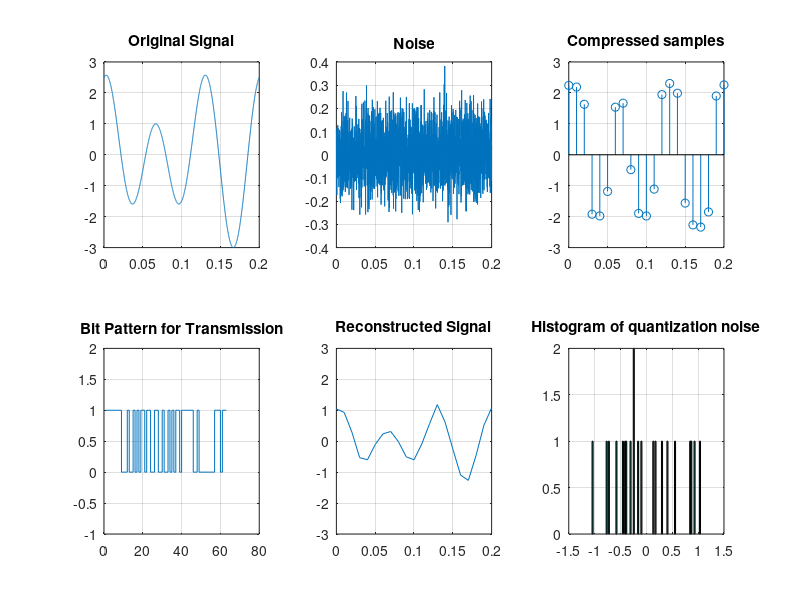

MATLAB code for this plot:
clear all
close all
clc

f1 = 10;
f2 = 15;
fs = 100;
deviation = 0.1;

x = @(t)(sin(2*pi*f1*t+pi/6) + 2*cos(2*pi*f2*t));
xn = @(t)(deviation*randn(size(t)));

%Original Signal
t1 = 0:0.0001:2*(1/10);
x1 = x(t1);
x_noise = xn(t1);


t2 = 0:(1/fs):2*(1/10);%Sampled Frequency
x2 = x(t2);
noise = xn(t2);%Sampled Noise
noisy_signal = x2+noise;%Sampled Noisy Signal


%U-law compressor
normalized_signal = noisy_signal/max(abs(noisy_signal));
compressed_signal = compand(normalized_signal,255,max(abs(noisy_signal)),'mu/compressor');


%Quantization
    bit = 3;
    levels = 2^bit;
    quantized_layers = linspace(min(compressed_signal),max(compressed_signal),levels);
    delta = abs(quantized_layers(1) - quantized_layers(2));
    xq = zeros(1,length(compressed_signal));
    xbin = zeros(1,length(compressed_signal));

    for i = 1:length(x2)
        for j = 1:length(quantized_layers)
            if((compressed_signal(i) >= quantized_layers(j)) && (compressed_signal(i) < (quantized_layers(j)+delta/2)))
                xq(i) = quantized_layers(j);
                xbin(i) =j-1;
            elseif((compressed_signal(i) >= (quantized_layers(j)+delta/2)) && (compressed_signal(i) <= quantized_layers(j+1)))
                xq(i) = quantized_layers(j+1);
                xbin(i) = j;
            end
        end
    end
    
    subplot(2,3,1);
    plot(t1,x1);%Original_Signal_Plot
    grid on;
    title('Original Signal');
    subplot(2,3,2);
    plot(t1,x_noise);
    grid on;
    title('Noise');
    subplot(2,3,3);
    stem(t2,compressed_signal);%Quantized Signal Plot
    grid on;
    title('Compressed samples');
    hold off;
   
    %Generating Bit Pattern
    xbin_final=dec2bin(xbin);
    xbin_final
    pattern = num2str(xbin_final(1,:));
    for i = 2:length(xbin_final)
        string = num2str(xbin_final(i,:));
        pattern = strcat(pattern,string);
    end
    pattern
    
    
    %Generating Transmitted signal plot
    voltage = [];
    for j = 1:length(pattern)
        if(pattern(j) == '0')
            voltage = [voltage 0];
        else
            voltage = [voltage 1];
        end
    end
    subplot(2,3,4);
    stairs(voltage);
    title('Bit Pattern for Transmission');
    axis([0 80 -1 2]);
    grid on
    
    
    %Reconstructed Signal
    expand_u = compand(compressed_signal,255,max(noisy_signal),'mu/expander');
    subplot(2,3,5);
    plot(t2,expand_u);
    title('Reconstructed Signal');
    axis([0 0.2 -3 3]);
    grid on;
    
    
    
    %Histogram of quantization Noise
    quantization_noise = xq-noisy_signal;
    subplot(2,3,6)
    hist(quantization_noise,100);
    grid on;
    title('Histogram of quantization noise')
   
    
    %SQNR
    en = compressed_signal - xq;
    quantization_noise_power = sum(en.^2)/length(en);
    sampled_signal_power = sum(compressed_signal.^2)/length(compressed_signal);
    SQNR = 10*log10(sampled_signal_power/quantization_noise_power)
    SQNR_theory = 1.76+6.02*bit
    
    
    %SNR
    noise_power = sum(noise.^2)/length(noise);
    SNR = 10*log10(sampled_signal_power/noise_power)
